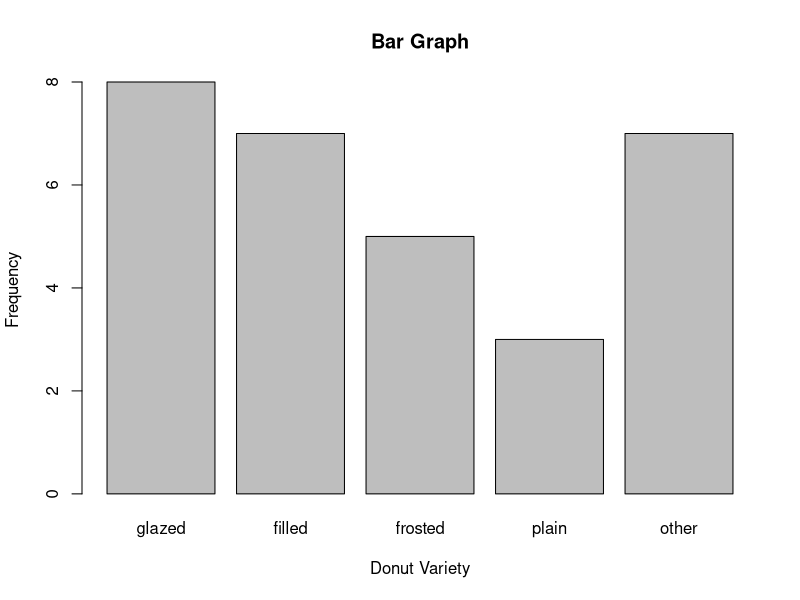
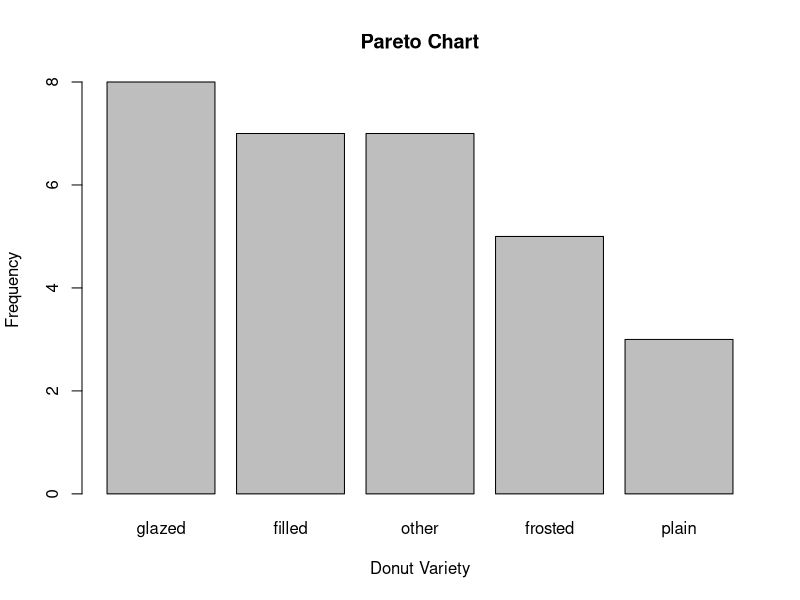

Here is the R script that generated these plots, in order:
## Create a vector for the donut data set, then create frequency tables, bar
## graph, proportion tables, and a Pareto chart. We observe that the variable
## donut is a qualitative variable, and in R we will 'cast' it so that R
## recognizes that it is qualitative and not numeric using the factor()
## function.

donut <- c("glazed", "filled", "other", "plain", "glazed", "other", 
           "frosted", "filled", "filled", "glazed", "other", 
           "frosted", "glazed", "plain", "other", "glazed", 
           "glazed", "filled", "frosted", "plain", "other", 
           "other", "frosted", "filled", "filled", "other", 
           "frosted", "glazed", "glazed", "filled")

## Cast as a qualitative variable with levels in the order given in the class
## slides

donut <- factor(donut,levels=c("glazed","filled","frosted","plain","other"))

## Frequency table

table(donut)

## Bar graph 

barplot(table(donut),ylab="Frequency",xlab="Donut Variety",main="Bar Graph")

## Proportion table

prop.table(table(donut))

## Pareto chart - here we reorder the factor levels by frequency in decreasing
## order and store them in a new variable

donut.pareto <- reorder(donut,donut,FUN=length,decreasing=TRUE)

barplot(table(donut.pareto),ylab="Frequency",xlab="Donut Variety",main="Pareto Chart")
